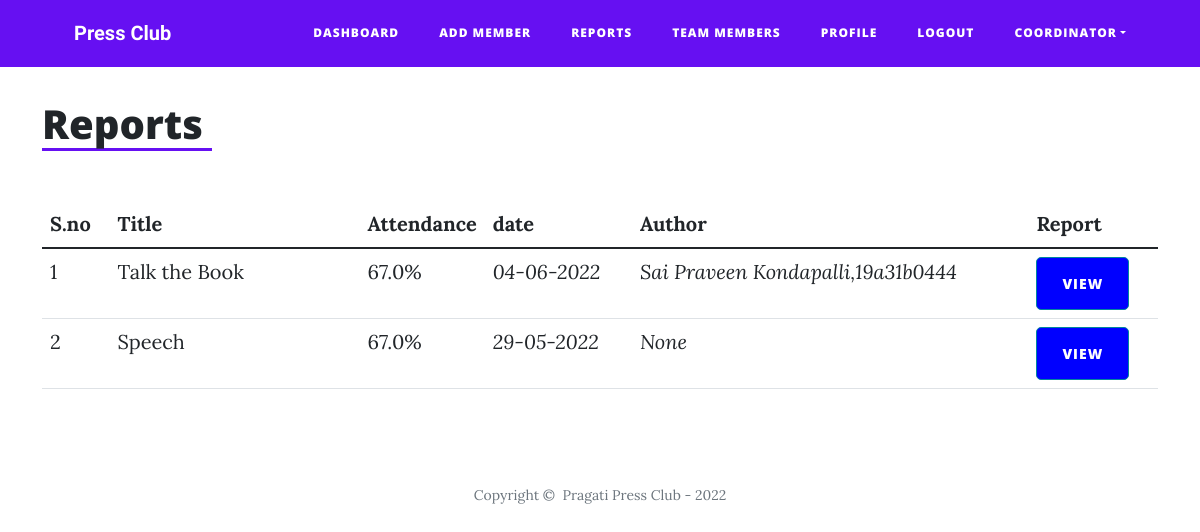
The app's page /reports (signed in), older data.
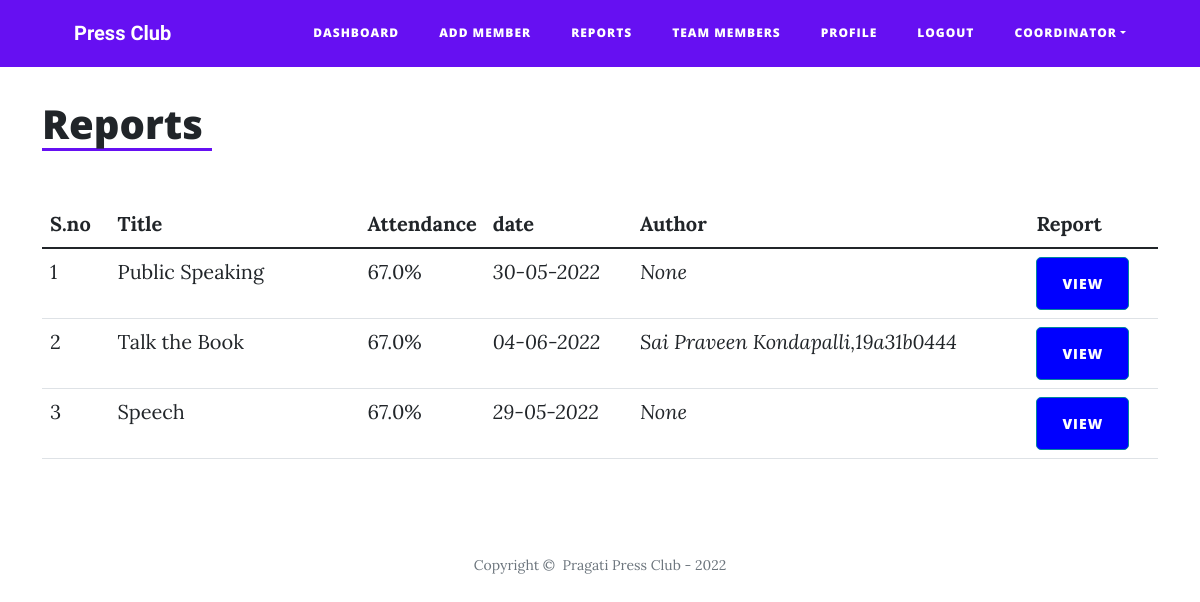
The same page, newer data.
### project/models.py (models this page shows)
class Events(db.Model):
    __tablename__ = 'events'
    meeting_id = db.Column(db.Integer, primary_key=True, unique=True, nullable=False)
    title = db.Column(db.String(60), nullable=False)
    date = db.Column(db.String(20), nullable=False, unique=True)
    time = db.Column(db.String(20), nullable=False)
    venue = db.Column(db.String(60), nullable=False)
    author = db.Column(db.String(60))
    report = db.Column(db.String())
    image = db.Column(db.String(60))
    attendance = db.Column(db.Integer, default=0)

### project/report_routes.py (the view)
@app.route('/reports', methods=['GET', 'POST'])
def reports():
    events = Events.query.order_by(Events.meeting_id.desc()).all()
    if current_user.is_authenticated:
        if current_user.type == "coordinator":
            return render_template('coordinator/reports.html', events=events)
        elif current_user.type == "admin":
            return render_template('admin/reports.html', events=events)
        elif current_user.type == "student":
            return render_template('student/reports.html', events=events)
    else:
        return render_template('reports.html', events=events)

### project/models.py (called while the page is built)
@login_manager.user_loader
def load_user(user_id):
    return User.query.get(user_id)

### project/templates/admin/reports.html (shortened to what this page needs)
 {% extends "admin/base.html" %}
{% block content %}
  <div class="container" style="margin-top: 100px;">
        <h1 style="border-bottom-style: solid;border-bottom-color: var(--bs-indigo);width: 170px;">Reports</h1>
    </div>
    <div class="container" style="margin-top: 50px;">
        <div class="table-responsive" style="margin-top: 50px;">
            <table class="table">
                <thead>
                    <tr>
                        <th>S.no</th>
                        <th>Title</th>
                        <th>Attendance</th>
                        <th>date</th>
                        <th>Author</th>
                        <th>Report</th>
                    </tr>
                </thead>
                <tbody>
                {% for x  in range  (events|length) %}
                    <tr>
                        <td>{{x+1}}</td>
                        <td style="width: 250px;">{{events[x].title}}</td>
                        <td style="width: 50px;">{{events[x].attendance}}</td>
                        <td><em>{{events[x].date}}</em></td>
                        <td><em>{{events[x].author}}</em></td>
                        <td><a href="/view_report/{{events[x].meeting_id}}"> <button class="btn btn-primary" type="button" style="border-radius: 5px;background: blue;">view</button></a></td>
                    </tr>
                {% endfor %}
                </tbody>
            </table>
        </div>
    </div>
{% endblock %}

Row changes from the older to the newer data that the page shows:
added Events: title "Public Speaking", attendance "67.0%", date "30-05-2022", author "None"
Text that changed along with them:
new list line: "1 VIEW"
new list line: "2 VIEW"
new list line: "Talk the Book 67.0% 04-06-2022 Sai Praveen Kondapalli,19a31b0444"
new list line: "3 VIEW"
new list line: "Speech 67.0% 29-05-2022 None"
list line gone: "1 VIEW"
list line gone: "Talk the Book 67.0% 04-06-2022 Sai Praveen Kondapalli,19a31b0444"
list line gone: "2 VIEW"
list line gone: "Speech 67.0% 29-05-2022 None"
